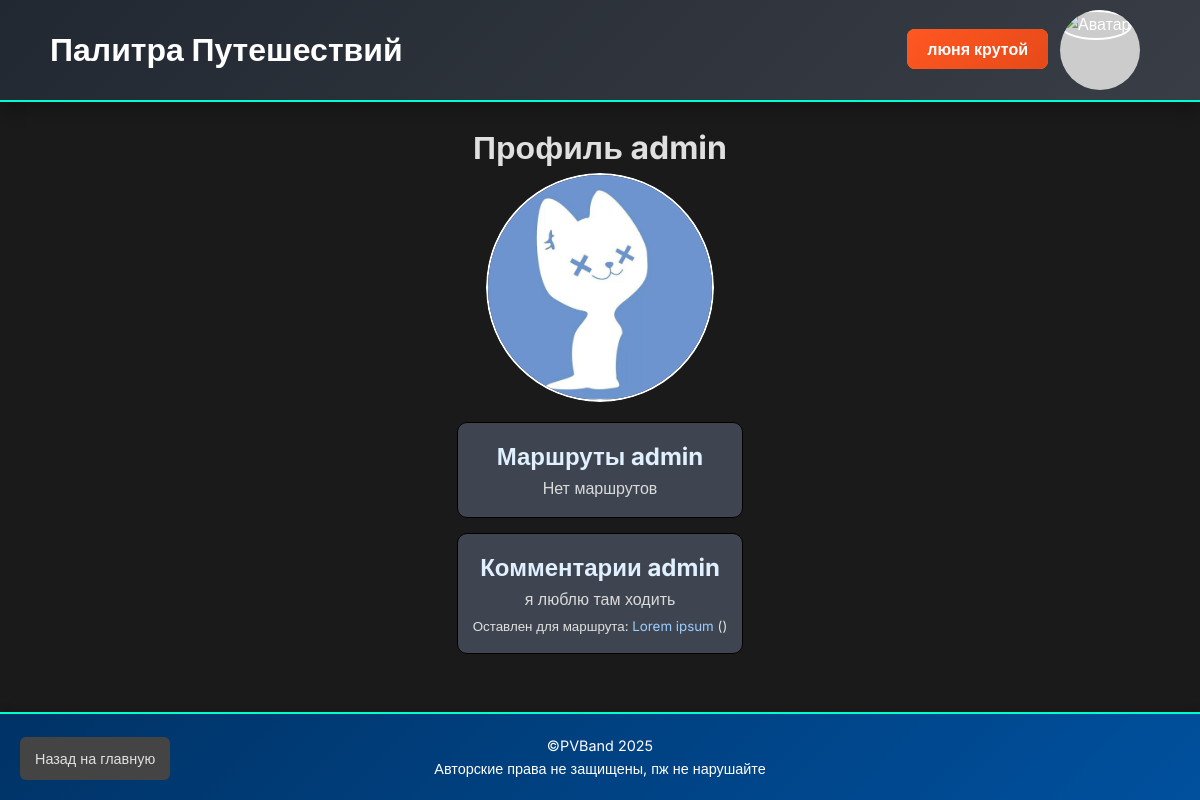
Page /user/3 (signed in) on the committed database.
### app.py (models this page shows, shortened)
class User(db.Model, UserMixin):
    id = db.Column(db.Integer, primary_key=True)
    username = db.Column(db.String(50), unique=True, nullable=False)
    password = db.Column(db.String(200), nullable=False)
    avatar_url = db.Column(db.String(300))
    is_moderator = db.Column(db.Boolean, default=False)
    is_admin = db.Column(db.Boolean, default=False)

class Comment(db.Model):
    id = db.Column(db.Integer, primary_key=True)
    text = db.Column(db.Text, nullable=False)
    rating = db.Column(db.Integer)
    user_id = db.Column(db.Integer, db.ForeignKey('user.id'))
    route_id = db.Column(db.Integer, db.ForeignKey('route.id'))
    user = db.relationship('User', backref='comments')

class Route(db.Model):
    __tablename__ = 'route'
    id = db.Column(db.Integer, primary_key=True)
    title = db.Column(db.String(100), nullable=False)
    description = db.Column(db.Text)
    is_private = db.Column(db.Boolean, default=False)
    moderated = db.Column(db.Boolean, default=False)
    user_id = db.Column(db.Integer, db.ForeignKey('user.id'))
    photos = db.relationship('Photo', backref='route', lazy=True)
    comments = db.relationship('Comment', backref='route', lazy=True)
    changes = db.relationship('ChangeHistory', backref='route', lazy=True)
    landmarks = db.relationship('Landmark', backref='route', lazy=True)
    points = db.Column(db.Text, nullable=True)
    allMarkers = db.Column(db.Text, nullable=True)
    ratings = db.relationship('Rating', backref='route', lazy='dynamic')

### app.py (the view)
@app.route('/user/<int:user_id>')
@login_required
def user_profile(user_id):
    user = User.query.get_or_404(user_id)
    comments = Comment.query.filter_by(user_id=user.id).all()
    routes = Route.query.filter_by(user_id=user.id).all()
    return render_template('user_profile.html', user=user, comments=comments, routes=routes)

### app.py (called while the page is built)
@login_manager.user_loader
def load_user(user_id):
    return User.query.get(int(user_id))

### templates/user_profile.html (shortened to what this page needs)
<!DOCTYPE html>
<html lang="ru">
<head>
  <link rel="stylesheet" href="{{ url_for('static', filename='css/styles.css') }}">
  <link rel="stylesheet" href="{{ url_for('static', filename='css/user_profile.css') }}">
</head>
<body>
  <header>
    {% if current_user.is_authenticated and current_user.id == user.id %}
    <div class="header-container">
      <div class="site-title">
        <h1>Палитра Путешествий</h1>
      </div>
      <div class="user-actions">
          <div class="user-info">
            <div class="user-details">
              <a class="profile-link" href="{{ url_for('index') }}">На главную</a>
            </div>
          </div>
      </div>
    </div>
    {% else %}
    <div class="header-container">
      <div class="site-title">
        <h1>Палитра Путешествий</h1>
      </div>
      <div class="user-actions">
        {% if current_user.is_authenticated %}
          <div class="user-info">
            <div class="user-details">
              <a class="profile-link" href="{{ url_for('user_profile', user_id=current_user.id) }}">{{ current_user.username }}</a>
            </div>
            <div class="avatar">
              {% if current_user.avatar_url %}
                <img src="{{ current_user.avatar_url }}" alt="Аватар">
              {% else %}
                <img src="{{ url_for('static', filename='images/default-avatar.png') }}" alt="Аватар">
              {% endif %}
            </div>
          </div>
        {% else %}
          <a class="login-btn" href="{{ url_for('login') }}">Войти</a>
        {% endif %}
      </div>
    </div>
    {%endif%}
  </header>
  <main>
    <div style="text-align: center;">
      {% if current_user.is_authenticated and current_user.id == user.id %}
      <h1>Мой профиль</h1>
      {% else %}
      <h1>Профиль {{user.username}}</h1>
      {%endif%}
    </div>
      {% if current_user.is_authenticated and current_user.id == user.id %}
      <div class="avatar" id="avatar-container-profile">
          {% if user.avatar_url %}
            <img src="{{ user.avatar_url }}" alt="Аватар">
          {% else %}
            <img src="{{ url_for('static', filename='images/default-avatar.png') }}" alt="Аватар">
          {% endif %}
        </div>
        <form id="avatar-upload-form" action="{{ url_for('upload_avatar') }}" method="POST" enctype="multipart/form-data" class="upload-form">
          <input type="file" name="avatar" id="avatar-input" accept="image/*">
        </form>
      {% else %}
        <div class="avatar" id="avatar-container-profile">
          {% if user.avatar_url %}
            <img src="{{ user.avatar_url }}" alt="Аватар">
          {% else %}
            <img src="{{ url_for('static', filename='images/default-avatar.png') }}" alt="Аватар">
          {% endif %}
        </div>
      {% endif %}
    <div class="profile-section">
      {% if current_user.is_authenticated and current_user.id == user.id %}
      <h2>Мои маршруты</h2>
      {% else %}
      <h2>Маршруты {{user.username}}</h2>
      {%endif%}
      {% if routes %}
        <ul>
          {% for route in routes %}
            <li>
              <a href="{{ url_for('view_route', route_id=route.id) }}">{{ route.title }}</a>
            </li>
          {% endfor %}
        </ul>
      {% else %}
        <p>Нет маршрутов</p>
      {% endif %}
    </div>
    <div class="profile-section">
      {% if current_user.is_authenticated and current_user.id == user.id %}
      <h2>Мои комментарии</h2>
      {% else %}
      <h2>Комментарии {{user.username}}</h2>
      {%endif%}
      {% if comments %}
        <ul>
          {% for comment in comments %}
          <div class="comment">
            <p>{{ comment.text }}</p>
            <small>Оставлен для маршрута:
              <a href="/route/{{ comment.route.id }}">
                {{ comment.route.title }}
              </a> ({{ comment.created_at }})
            </small>
          </div>
          {% endfor %}
        </ul>
      {% else %}
        <p>Нет комментариев</p>
      {% endif %}
    </div>
    <a class="back btn" href="{{ url_for('index') }}">Назад на главную</a>
  </main>
  <footer>
    <p>&copy;PVBand {{ current_year if current_year is defined else 2025 }} </p>
    <p>Авторские права не защищены, пж не нарушайте</p>
  </footer>
</body>
</html>

### static/css/styles.css (style rules this page uses)
* { margin: 0; padding: 0; box-sizing: border-box; }
html { height: 100%; }
body { height: 100%; display: flex; flex-direction: column; font-family: 'Inter', sans-serif; background: #1a1a1a; color: #e0e0e0; line-height: 1.6; }
header { background: linear-gradient(135deg, #222831, #393e46); color: #fff; padding: 10px 0; box-shadow: 0 8px 16px rgba(0, 0, 0, 0.3); border-bottom: 2px solid #00ffcc; }
.user-info { display: flex; justify-content: flex-start; align-items: center; gap: 12px; }
.header-container { display: flex; justify-content: space-between; align-items: center; max-width: 1100px; margin: 0 auto; }
.site-title { display: flex; justify-content: flex-start; align-items: center; gap: 12px; }
.create-route-btn, .profile-link, .login-btn, .admin-btn { background: linear-gradient(135deg, #ff5722, #e64a19); color: #fff; padding: 10px 20px; border-radius: 8px; text-decoration: none; font-weight: 600; transition: background 0.3s, transform 0.3s, box-shadow 0.3s; }
footer p { color: #ffffff; font-size: 0.9em; }
.profile-link, .login-btn { background-color: #ff8c00; color: #fff; padding: 10px 20px; border-radius: 8px; text-decoration: none; font-weight: 600; transition: background-color 0.2s, transform 0.2s, box-shadow 0.2s; }
.avatar img { width: 50px; height: 50px; border-radius: 50%; object-fit: cover; border: 2px solid #fff; transition: transform 0.2s; }
.avatar#avatar-container-profile { width: 228px; height: auto; background: none !important; margin: auto; display: flex; justify-content: center; margin-bottom: 20px ; }
main { max-width: 1200px; margin: 20px auto; padding: 0 15px; flex: 1; }
.btn { display: inline-block; background-color: #228b22; color: #fff; border: none; padding: 8px 12px; border-radius: 8px; margin: 5px; cursor: pointer; font-size: 0.9em; transition: background-color 0.2s, transform 0.2s, box-shadow 0.2s; }
footer { background: linear-gradient(135deg, #003366, #00509e); color: #fff; text-align: center; padding: 20px; margin-top: auto; box-shadow: 0 -4px 6px rgba(0, 0, 0, 0.1); border-top: 2px solid #00ffcc; }
.profile-section { background: #3e4550 !important; margin: auto; text-align: center; border-color: #000000 !important; border-radius: 10px; }
.profile-section h2 { color: #e0f0ff; }
.profile-section a { color: #9bceff; }
.profile-section p { color: #dadada; }
.profile-section ul { list-style: none; }
.back.btn { position: fixed; bottom: 15px; left: 15px; background: #444; color: #e0e0e0; padding: 10px 15px; border-radius: 6px; font-size: 0.9em; text-decoration: none; z-index: 1000; transition: background 0.2s, transform 0.2s; }
a { text-decoration: none; color: inherit; }

### static/css/user_profile.css (style rules this page uses)
.profile-section { border: 1px solid #ddd; padding: 15px; margin-bottom: 15px; background: #fafafa; }
.avatar img { width: 100%; height: 100%; object-fit: cover; }

### rows in the picture
User: username "люня крутой"
User: username "admin"
Comment: text "я люблю там ходить", route "Lorem ipsum"

### other values in the picture
{{ current_year if current_year is defined else 2025 }} "2025"
